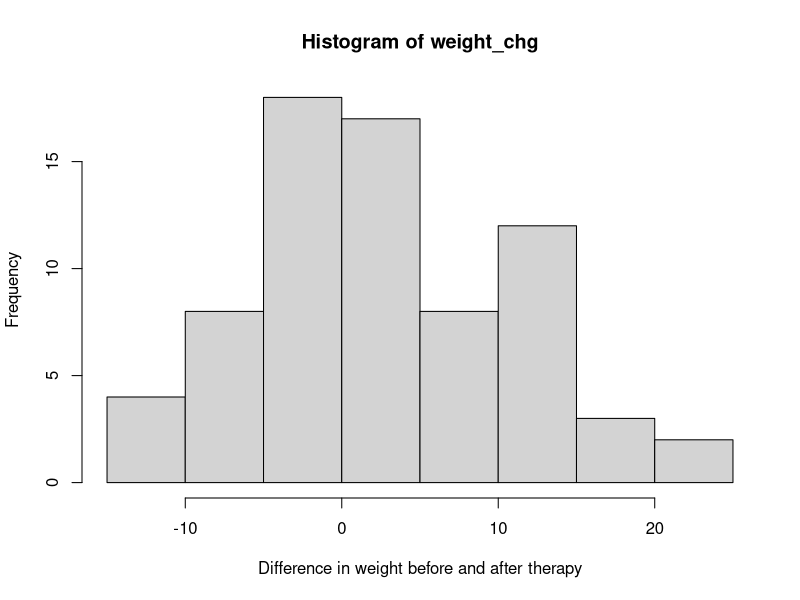

Recreate this plot in R. (Note: this script raises an error after producing the figure.)
## -----------------------------------------------------------------------------
#| include: false

invisible(NULL)
library(dplyr)


## flowchart TD
## A[Unknown Population Parameters<br/>μ, σ, p, etc.] --> B[Probability Model<br/>Normal, Binomial, etc.]
## B --Random sampling mechanism--> D[Observed Sample Data<br/>x₁, x₂, ..., xₙ]
## D --Statistical inference--> A
## 
## style A fill:#ffcccc
## style D fill:#ccffcc

## flowchart TD
##     A[What type of parameter?] --> B[Mean]
##     A --> C[Proportion]
##     A --> D[Categorical Association]
## 
##     B --> E[How many groups?]
##     E --> F[One sample<br/>t.test&#40;x, mu = μ₀&#41;]
##     E --> G[Two samples<br/>t.test&#40;y ~ group&#41;<br/>or<br/>t.test&#40;x1, x2&#41;]
## 
##     C --> H[How many groups?]
##     H --> I[One sample<br/>prop.test&#40;x, n, p = p₀&#41;]
##     H --> J[Two samples<br/>prop.test&#40;c&#40;x1,x2&#41;, c&#40;n1,n2&#41;&#41;]
## 
##     D --> K[Test of independence<br/>chisq.test&#40;table&#40;var1, var2&#41;&#41;]
## 
##     style F fill:#e1f5fe
##     style G fill:#e1f5fe
##     style I fill:#f3e5f5
##     style J fill:#f3e5f5
##     style K fill:#e8f5e8

## -----------------------------------------------------------------------------
#| code-fold: true
#| code-summary: Load the dataset, derive the weight change, and plot
#| echo: true

data(anorexia, package = "MASS")
weight_chg <- anorexia$Postwt - anorexia$Prewt
hist(weight_chg, xlab = "Difference in weight before and after therapy")


## -----------------------------------------------------------------------------
#| echo: true

summary(weight_chg)


## -----------------------------------------------------------------------------
#| echo: true

test_result <- t.test(
  x = weight_chg, # numeric vector of observations
  mu = 0, # value from H0
  alternative = "greater" # what kind of inequality is in HA
)
test_result


## -----------------------------------------------------------------------------
#| echo: true

# do not need "mu" or "alternative" arguments here
# we do need the "level" argument
ci_result <- t.test(x = weight_chg,
                    level = 0.95) 
class(ci_result)
typeof(ci_result)
names(ci_result)
ci_result$conf.int


## flowchart LR
##     A[Eligible Patients<br/>with Epilepsy] --> B[Randomization]
##     B --> C[Treatment Group<br/>Progabide]
##     B --> D[Control Group<br/>Placebo]
##     C --> E[Measure<br/>log Seizure Rate]
##     D --> F[Measure<br/>log Seizure Rate]
##     E --> G[Statistical Comparison<br/>t.test&#40;log.seizure.rate ~ treatment&#41;]
##     F --> G
## 
##     style A fill:#f9f9f9
##     style B fill:#fff2cc
##     style C fill:#e1f5fe
##     style D fill:#ffebee
##     style G fill:#f3e5f5

## -----------------------------------------------------------------------------
#| code-fold: true
#| code-summary: Load and display the epilepsy clinical trial data
#| echo: true

data("epilepsy", package = "HSAUR")
epilepsy <- subset(epilepsy, period == "4")
epilepsy$log.seizure.rate <- log(1 + epilepsy$seizure.rate)
epilepsy$treatment <- relevel(epilepsy$treatment, "Progabide")
str(epilepsy)


## -----------------------------------------------------------------------------
#| echo: true

test_result <- t.test(
  log.seizure.rate ~ treatment,
  data = epilepsy,
  alternative = "less"
)
test_result


## -----------------------------------------------------------------------------
#| code-fold: true
#| code-summary: Define and display the poll results

n <- 2516
poll_data <- tribble(
  ~candidate, ~count,
  "Kamala Harris", 1132,
  "Donald Trump", 1157,
  "All other candidates", 227
) 
poll_data$proportion <- scales::percent(poll_data$count / n, 1)

knitr::kable(poll_data)


## -----------------------------------------------------------------------------
ci_result <- prop.test(x = 1132, n = 2516)$conf.int
ci_result


## -----------------------------------------------------------------------------
prop.test(x = 1132, n = 2516)


## flowchart LR
##     A[Eligible Patients<br/>with arthritis] --> B[Randomization]
##     B --> C[Treatment]
##     B --> D[Placebo]
##     C --> E[Proportion of patients<br/>showing marked symptom improvement]
##     D --> F[Proportion of patients<br/>showing marked symptom improvement]
##     E --> G[Statistical Comparison<br/>prop.test]
##     F --> G
## 
##     style A fill:#f9f9f9
##     style B fill:#fff2cc
##     style C fill:#e1f5fe
##     style D fill:#ffebee
##     style G fill:#f3e5f5

## -----------------------------------------------------------------------------
#| code-fold: true
#| code-summary: Load the patient-level data

if(!"vcd" %in% installed.packages()) install.packages("vcd")
data("Arthritis", package = "vcd")
str(Arthritis)


## -----------------------------------------------------------------------------
counts <- with(
  Arthritis,
  table(Treatment, Improved == "Marked",
        dnn = list("treatment", "marked_improvement"))
)
counts
prop.table(counts, margin = 1)
class(counts)


## -----------------------------------------------------------------------------
prop.test(
  counts[c("Treated", "Placebo"),
         c("TRUE", "FALSE")],
  alternative = "greater"
)


## -----------------------------------------------------------------------------
ci_result <- prop.test(counts)$conf.int
ci_result


## -----------------------------------------------------------------------------
#| code-fold: true
#| code-summary: Load and display the Titanic survival data

data("Titanic", package = "datasets")
str(Titanic)


## -----------------------------------------------------------------------------
class_table <- margin.table(Titanic, c("Class", "Survived"))
class_table


## -----------------------------------------------------------------------------
chisq.test(class_table)


## -----------------------------------------------------------------------------
outcome <- matrix(
  c(3, 1,
    1, 3),
  nrow = 2, ncol = 2,
  byrow = TRUE, dimnames = list(guess = c("tea first", "milk first"),
                                truth = c("tea first", "milk first"))
)
outcome


## -----------------------------------------------------------------------------
fisher.test(outcome, alternative = "greater")
